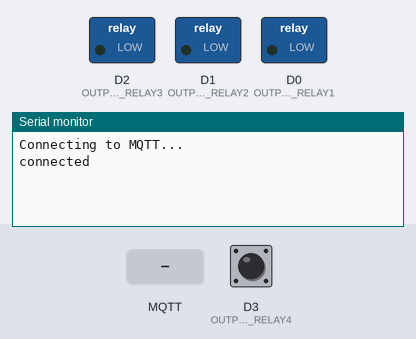
The sketch below on a simulated ESP8266 (NodeMCU). On the bench: switched loads named in the sketch (green lamp = pin HIGH), the last lines printed to the serial monitor. The inputs (shaded band) are chosen by the test bench; at power-on: D3 (OUTPUT_RELAY4) HIGH. WiFi joins after 1.5 s; servers stay silent unless stated; no MQTT or app messages arrive unless stated.

Above: at 2.7 s.
2.8 s: D3 (OUTPUT_RELAY4) pulled LOW for 0.15 s
At 4.1 s:
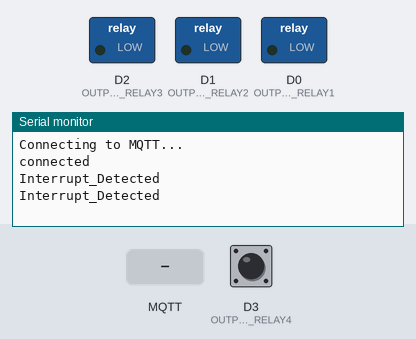
4.4 s: MQTT message "%" arrives on the first subscribed topic
At 4.8 s:
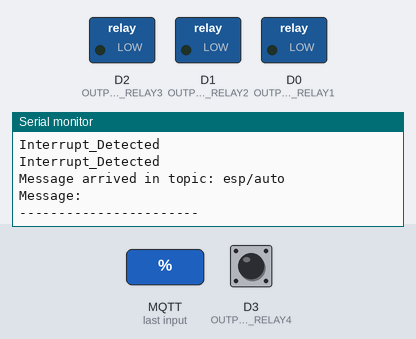

Measured:
- after the input at 2.8 s, the serial monitor: prints a new line at once (image 1)
- after the input at 4.4 s, the serial monitor: prints a new line at once (image 2)

The sketch:

cloud_mqtt_automation.ino
```cpp
/*
This is test code for automation using esp8266 only for 4 switches
For test i am using CloudMWtt broker: https://www.cloudmqtt.com/
and for server i am using MQTTLens
this code is working for 4 switches with MQTT lens and cloudmqtt

*/


#include <ESP8266WiFi.h>
#include <PubSubClient.h>
//needed for library
#include <DNSServer.h>
#include <ESP8266WebServer.h>
#include <WiFiManager.h>         //https://github.com/tzapu/WiFiManager
#include <EEPROM.h>
#define XBEE_DATA_LENGTH 8*2
#define FALSE 0
#define TRUE 1
const char* ssid = "Xiaomi";
const char* password =  "appansch";
const char* mqttServer = "postman.cloudmqtt.com";
const int mqttPort =  18086;
const char* mqttUser = "ndlpnzdg";
const char* mqttPassword = "gToNyPhITSLf";


#define OUTPUT_RELAY1 D0
#define OUTPUT_RELAY2 D1
#define OUTPUT_RELAY3 D2
#define OUTPUT_RELAY4 D3


//data related to external interrupt
const int interruptPin = 0; //GPIO 0 (Flash Button)
volatile byte interruptCounter = 0;
int numberOfInterrupts = 0;
int HotSpotStartFlag = FALSE;


      unsigned char ServerDataReceivedBuffer[XBEE_DATA_LENGTH]="0";
      unsigned char tempServerDataReceivedBuffer[XBEE_DATA_LENGTH]="0";
      unsigned int ServerDataPosition=0;
      unsigned int ServerDataReceivedFlag = FALSE;

unsigned long previousMillis = 0;        // will store last time LED was updated

// constants won't change:
const long interval = 5000;           // interval at which to blink (milliseconds)

void copyServerDataReceiver();
void applicationControl(char SwitchNumber, char switchState);
WiFiClient espClient;
PubSubClient client(espClient);
void setup() {

  Serial.begin(9600);

   pinMode(OUTPUT_RELAY1,OUTPUT);
    pinMode(OUTPUT_RELAY2,OUTPUT);
      pinMode(OUTPUT_RELAY3,OUTPUT);
        pinMode(OUTPUT_RELAY4,OUTPUT);
  pinMode(interruptPin, INPUT_PULLUP);
  attachInterrupt(digitalPinToInterrupt(interruptPin), handleInterrupt, CHANGE);

  //wifi related data

  /* Set ESP32 to WiFi Station mode */
          WiFiManager wifiManager;
         wifiManager.autoConnect("skybot");
//  while (WiFi.status() != WL_CONNECTED) {
//    delay(500);
//    Serial.print(".");
//  }
//  Serial.println("WiFi Connected.");
//  Serial.print("IP Address: ");
//  Serial.println(WiFi.localIP());
//   WiFi.begin(ssid, password);
//
//   while (WiFi.status() != WL_CONNECTED) {
//                      delay(500);
//                      Serial.print(".");
//                    }
//                    Serial.println();
//
//                    Serial.println("WiFi connected");
//                    Serial.println("IP address: ");
//                    Serial.println(WiFi.localIP());

  client.setServer(mqttServer, mqttPort);
  client.setCallback(callback);

  while (!client.connected()) {
    Serial.println("Connecting to MQTT...");

    if (client.connect("ESP8266Client", mqttUser, mqttPassword )) {

      Serial.println("connected");

    } else {

      Serial.print("failed with state ");
      Serial.print(client.state());
      delay(2000);

    }

}

  client.publish("esp/auto", "Hello from ESP8266");
  client.subscribe("esp/auto");

}
 void handleInterrupt() {
  Serial.println("Interrupt_Detected");
  interruptCounter++;
}
void callback(char* topic, byte* payload, unsigned int length) {

  Serial.print("Message arrived in topic: ");
  Serial.println(topic);
  Serial.print("Message:");
  for (int i = 0; i <= 15; i++) {
   // Serial.print((char)payload[i]);
   if(payload[0] == '%'){
    ServerDataReceivedBuffer[ServerDataPosition]=(char)payload[i];
     ServerDataPosition++;
   // Serial.write(ServerDataReceivedBuffer[ServerDataPosition]);//ok
    if(ServerDataPosition > 15)
    {
      ServerDataReceivedFlag = TRUE;
      ServerDataPosition = 0;
   //   copyServerDataReceiver();
       // Serial.write(tempServerDataReceivedBuffer[1]);Serial.write(tempServerDataReceivedBuffer[2]);
   //   applicationControl(tempServerDataReceivedBuffer[1],tempServerDataReceivedBuffer[2]); ///pass switch_lsb and switch_state

    //  Serial.println("DataReceived");
    }
   }
  }

  Serial.println();
  Serial.println("-----------------------");

}

void loop() {

    client.loop();
     if(ServerDataReceivedFlag == TRUE){
     ServerDataReceivedFlag = FALSE;
     if(ServerDataReceivedBuffer[0] == '%' && ServerDataReceivedBuffer[1] == '%' && ServerDataReceivedBuffer[14]== '@'){
     //Serial.println("OK");
      copyServerDataReceiver();
    // Serial.write(tempServerDataReceivedBuffer[1]);Serial.write(tempServerDataReceivedBuffer[2]);
      applicationControl(tempServerDataReceivedBuffer[1],tempServerDataReceivedBuffer[2]);
     }
  }

}

void applicationControl(char SwitchNumber, char switchState){
  int sw_state = switchState - '0';
  switch(SwitchNumber)
  {
    case '1':{
      digitalWrite(OUTPUT_RELAY1,sw_state);
      Serial.println("LOAD1");
    }
      break;
    case '2':{
      digitalWrite(OUTPUT_RELAY2,sw_state);
      Serial.println("LOAD2");
    }
      break;
    case '3':{
      digitalWrite(OUTPUT_RELAY3,sw_state);
      Serial.println("LOAD3");
    }
      break;
    case '4':{
      digitalWrite(OUTPUT_RELAY4,sw_state);
      Serial.println("LOAD4");
    }
      break;
      default:
      break;
  }


  }
void copyServerDataReceiver(){
 // Serial.println("enter in copy");
      int dataBufferCounter = 2;
    for(dataBufferCounter = 2;dataBufferCounter < 9 ;dataBufferCounter++){
        tempServerDataReceivedBuffer[dataBufferCounter-2] = ServerDataReceivedBuffer[dataBufferCounter]; // copy data buffer from server
     //   Serial.write(tempServerDataReceivedBuffer[dataBufferCounter-2]);
        ServerDataReceivedBuffer[dataBufferCounter]='#';  // clean data buffer
    }
}
```
